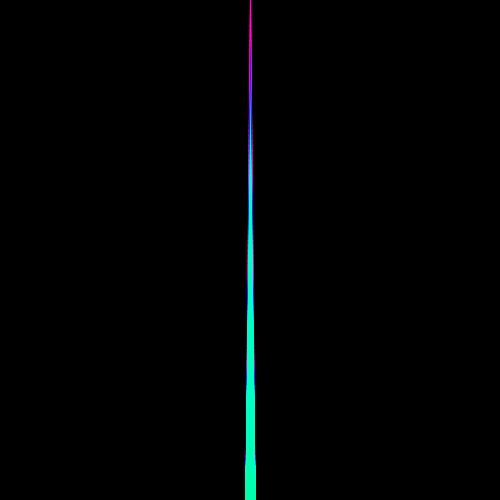
Frame 1 (no input)
Frame 60 (the mouse pressed at the canvas centre just before this capture): identical to frame 1, image omitted
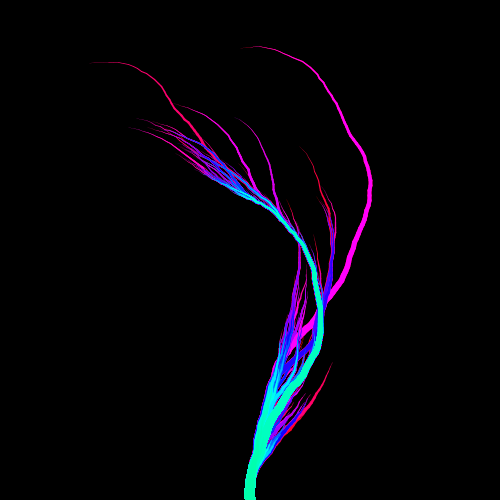
Frame 120 (the mouse held since frame 60 and released just before this capture)

The Processing sketch that drew these frames (run headless with seeded random() and noise(); from frame 60 on, the mouse is pressed at the canvas centre):

// Processing sketch: collatz
// ── collatz.pde
//Based on this site
//https://www.youtube.com/watch?time_continue=788&v=EYLWxwo1Ed8&feature=emb_logo

float angleL = 0.15;
float angleR = 0.15;
float thickness = 10;
float len;
int iter = 1000;

void setup(){
  //fullScreen();
  size(500, 500);
  colorMode(HSB, 360, 100, 100, 100);
  len = height/100.0;
}

void draw(){
  angleL = map(mouseX, 0, width, 0, 0.2);
  angleR = map(mouseY, 0, height, 0, 0.2);
  background(0);
  for(int i = iter; i >= 1 ; i--){
    int n = i;
    IntList sequence = new IntList();
    do{
      sequence.append(n);
      n = collatz(n);
    }while(n != 1);
    sequence.append(1);
    sequence.reverse();
    resetMatrix();
    translate(width/2, height);
    for(int j = 0; j < sequence.size(); j++){
      int value = sequence.get(j);
      if(value % 2 == 0){
        rotate(angleR);
      }else{
        rotate(-angleL);
      }
      stroke(160+(float)i/iter*200, 100, 100);
      strokeWeight((float)(sequence.size()-j)/sequence.size()*thickness);
      line(0, 0, 0, -len);
      translate(0, -len);
    }
  }
}

void keyPressed(){
  if(key=='r'){
    if(iter == 1000){
      iter = 10000;
    }else{
      iter = 1000;
    }
  }
}

int collatz(int n){
  if(n % 2 == 0){
    return n/2;
  }else{
    return (3*n+1)/2;
  }
}
